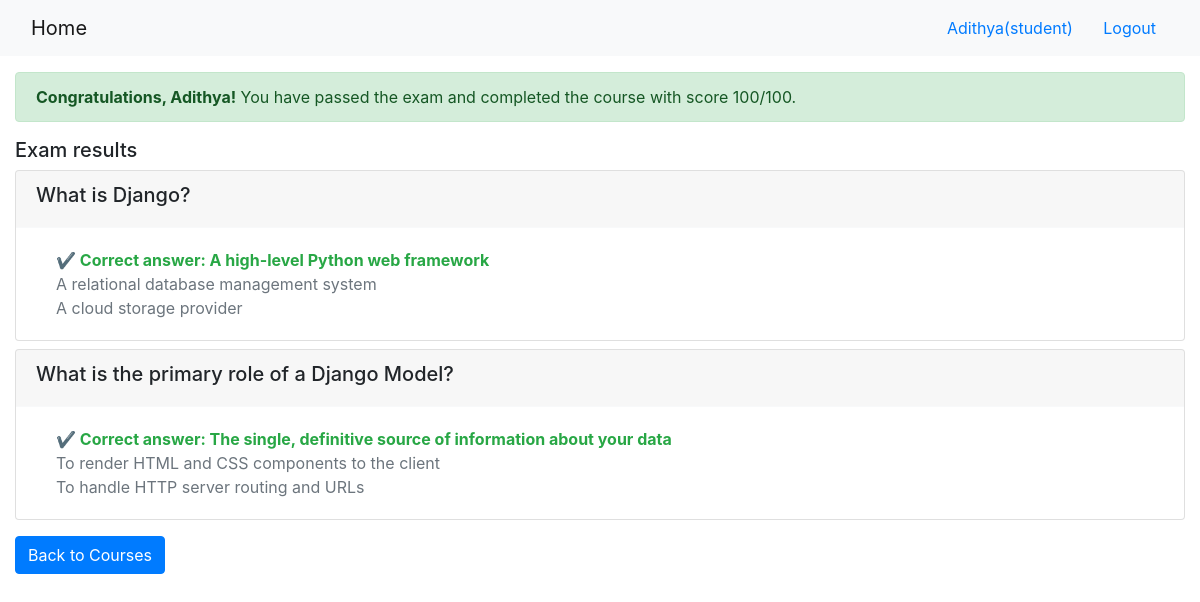
/onlinecourse/course/1/submission/1/result/ (signed in), run on the app's committed database.
### onlinecourse/models.py (models this page shows, shortened)
class Question(models.Model):
    course = models.ForeignKey(Course, on_delete=models.CASCADE)
    lesson = models.ForeignKey(Lesson, on_delete=models.CASCADE, null=True, blank=True)
    question_text = models.CharField(max_length=500, default="question text")
    grade = models.IntegerField(default=50)
    @property
    def text(self):
        return self.question_text
    @text.setter
    def text(self, value):
        self.question_text = value
    @property
    def title(self):
        return self.question_text
    @property
    def question_point(self):
        return self.grade
    def is_get_score(self, selected_ids):
        all_answers = self.choice_set.filter(is_correct=True).count()
        ids = []
        for item in selected_ids:
            if hasattr(item, 'id'):
                ids.append(item.id)
            elif isinstance(item, (int, str)):
                ids.append(int(item))
        selected_correct = self.choice_set.filter(is_correct=True, id__in=ids).count()
        if all_answers == selected_correct:
            return True
        else:
            return False
    is_get_grade = is_get_score

class Choice(models.Model):
    question = models.ForeignKey(Question, on_delete=models.CASCADE)
    choice_text = models.CharField(max_length=500, default="choice text")
    is_correct = models.BooleanField(default=False)
    @property
    def text(self):
        return self.choice_text
    @text.setter
    def text(self, value):
        self.choice_text = value

### onlinecourse/views.py (the view)
# urls.py: path('course/<int:course_id>/submission/<int:submission_id>/result/', views.show_exam_result, name='show_exam_result'),
def show_exam_result(request, course_id, submission_id):
    course = get_object_or_404(Course, pk=course_id)
    submission = get_object_or_404(Submission, pk=submission_id)
    selected_choices = submission.choices.all()
    questions = course.question_set.all()
    total_score = sum([q.grade for q in questions]) if questions else 0
    score = 0
    for question in questions:
        if question.is_get_score(selected_choices):
            score += question.grade
    grade = int(round((score / total_score) * 100)) if total_score > 0 else 0
    context = {
        'course': course,
        'submission': submission,
        'selected_choices': selected_choices,
        'submitted_choices': selected_choices,
        'choices': selected_choices,
        'selected_ids': selected_choices,
        'grade': grade,
        'score': score,
        'mark': score,
        'total_score': total_score,
        'total_mark': total_score,
    }
    return render(request, 'onlinecourse/exam_result_bootstrap.html', context)

### onlinecourse/templates/onlinecourse/exam_result_bootstrap.html (shortened to what this page needs)
<!DOCTYPE html>
<html lang="en">
<head>
    {% load static %}
    <link rel="stylesheet" href="https://maxcdn.bootstrapcdn.com/bootstrap/4.5.2/css/bootstrap.min.css">
</head>
<body>
 <nav class="navbar navbar-light bg-light">
    <div class="container-fluid">
        <div class="navbar-header">
              <a class="navbar-brand" href="{% url 'onlinecourse:index' %}">Home</a>
        </div>
        <ul class="nav navbar-nav navbar-right">
            {% if user.is_authenticated %}
            <li>
                <a class="btn btn-link" href="#">{{ user.first_name }}({{ user.username }})</a>
                <a class="btn btn-link" href="{% url 'onlinecourse:logout' %}">Logout</a>
            </li>
            {% endif %}
        </ul>
    </div>
</nav>
<div class="container-fluid mt-3">
    {% if grade >= 70 %}
    <div class="alert alert-success">
       <b>Congratulations, {{ user.first_name|default:user.username }}!</b> You have passed the exam and completed the course with score {{ grade }}/100.
    </div>
    {% else %}
    <div class="alert alert-danger">
        <b>Failed</b> Sorry, {{ user.first_name|default:user.username }}! You have failed the exam with score {{ grade }}/100.
    </div>
    <a class="btn btn-link text-danger" href="{% url 'onlinecourse:course_details' course.id %}">Re-test</a>
    {% endif %}
    <div class="card-columns-vertical mt-3">
        <h5>Exam results</h5>
        {% for question in course.question_set.all %}
        <div class="card mt-2">
            <div class="card-header border-light">
                <h5>{{ question.question_text }}</h5>
            </div>
            <div class="card-body">
                {% for choice in question.choice_set.all %}
                    <div class="form-check">
                        {% if choice in selected_choices and choice.is_correct %}
                            <p class="card-text text-success font-weight-bold" style="color: green;">
                                &#10004; Correct answer: {{ choice.choice_text }}
                            </p>
                        {% elif choice in selected_choices and not choice.is_correct %}
                            <p class="card-text text-danger font-weight-bold" style="color: red;">
                                &#10008; Wrong answer: {{ choice.choice_text }}
                            </p>
                        {% elif choice not in selected_choices and choice.is_correct %}
                            <p class="card-text text-warning font-weight-bold" style="color: orange;">
                                &#9888; Not selected: {{ choice.choice_text }}
                            </p>
                        {% else %}
                            <p class="card-text text-muted" style="color: gray;">
                                {{ choice.choice_text }}
                            </p>
                        {% endif %}
                    </div>
                {% endfor %}
            </div>
        </div>
        {% endfor %}
    </div>
    <div class="mt-3 mb-4">
        <a class="btn btn-primary" href="{% url 'onlinecourse:index' %}">Back to Courses</a>
    </div>
</div>
</body>
</html>

### data on the page
Question: question_text "What is Django?"
Choice: choice_text "A high-level Python web framework"
Choice: choice_text "A relational database management system"
Choice: choice_text "A cloud storage provider"
Question: question_text "What is the primary role of a Django Model?"
Choice: choice_text "The single, definitive source of information about your data"
Choice: choice_text "To render HTML and CSS components to the client"
Choice: choice_text "To handle HTTP server routing and URLs"

### other printed values
{{ user.first_name }} "Adithya"
{{ user.username }} "student"
{{ user.first_name|default:user.username }} "Adithya"
{{ grade }} "100"
